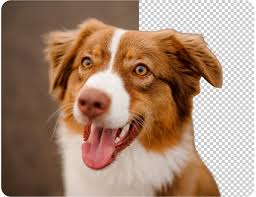
#> input picture start_opencv_dog.jpg, 256 x 197 px
$ python basics.py
#> lines starting #> are read from the running program, lines starting #| are printed output that depends on the picture; after the words box and inside, x2 and y2 are one past the last pixel; in counts of white or black regions, pixels touching at a corner belong together
import cv2
import numpy as np

img=cv2.imread("start_opencv_dog.jpg")
#> img is the input picture: shape (197, 256, 3); mean B, G, R 115.3, 135.6, 166
kernel =np.ones((5,5),np.uint8)
imgray = cv2.cvtColor(img, cv2.COLOR_BGR2GRAY)
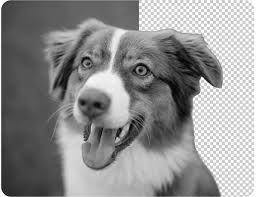
#> imgray: shape (197, 256); min 2, max 255, mean 142.4
imgBlur = cv2.GaussianBlur(imgray,(7,7),0)
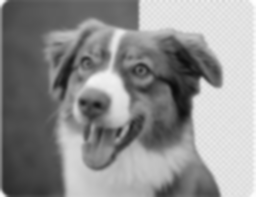
#> imgBlur: shape (197, 256); min 11, max 254, mean 142.1
imgCanny = cv2.Canny(img,150,200)
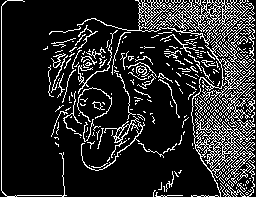
#> imgCanny: shape (197, 256); 16.1% white in thin lines or dots
imgDialation = cv2.dilate(imgCanny,kernel,iterations=1)
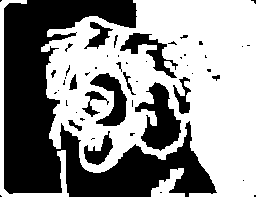
#> imgDialation: shape (197, 256); 56.4% white; 51 black regions (35 under 20 px), largest, box (x1, y1, x2, y2) and area: (4, 0, 217, 197) 16897, (135, 82, 181, 151) 1619, (90, 73, 127, 126) 900
imgEroded = cv2.erode(imgDialation,kernel,iterations=1)
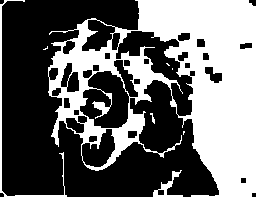
#> imgEroded: shape (197, 256); 41.1% white; 8 white regions (4 under 20 px), largest, box (x1, y1, x2, y2) and area: (48, 0, 256, 197) 19853, (0, 0, 67, 197) 591, (153, 170, 183, 197) 225, (150, 113, 155, 124) 24


cv2.imshow("gray",imgray )
cv2.imshow("Blur Image",imgBlur)
cv2.imshow("Canny Image",imgCanny)
cv2.imshow("Dialation Image",imgDialation)
cv2.imshow("Eroded Image",imgEroded)
cv2.waitKey(0)
cv2.destroyAllWindows()
